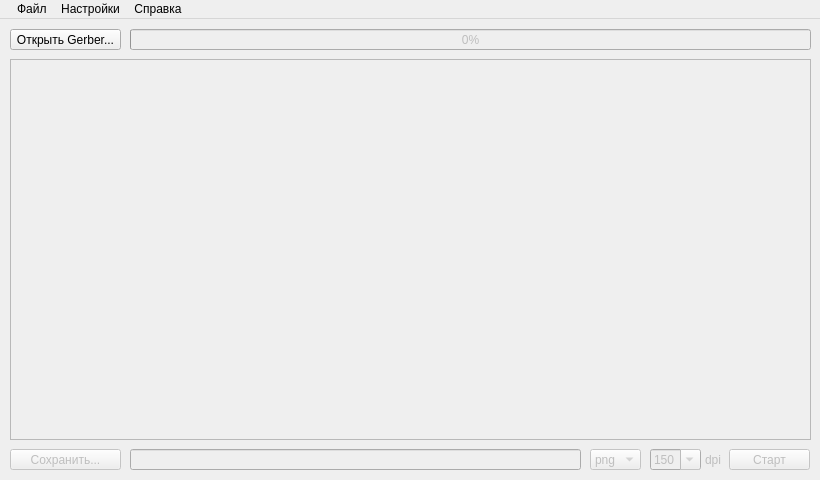
<?xml version="1.0" encoding="UTF-8"?>
<ui version="4.0">
 <class>Main_window</class>
 <widget class="QMainWindow" name="Main_window">
  <property name="windowModality">
   <enum>Qt::NonModal</enum>
  </property>
  <property name="geometry">
   <rect>
    <x>0</x>
    <y>0</y>
    <width>820</width>
    <height>480</height>
   </rect>
  </property>
  <property name="sizePolicy">
   <sizepolicy hsizetype="Fixed" vsizetype="Fixed">
    <horstretch>0</horstretch>
    <verstretch>0</verstretch>
   </sizepolicy>
  </property>
  <property name="maximumSize">
   <size>
    <width>1000</width>
    <height>1000</height>
   </size>
  </property>
  <property name="acceptDrops">
   <bool>true</bool>
  </property>
  <property name="windowTitle">
   <string>Gerber-транслятор</string>
  </property>
  <property name="autoFillBackground">
   <bool>true</bool>
  </property>
  <property name="iconSize">
   <size>
    <width>32</width>
    <height>32</height>
   </size>
  </property>
  <property name="documentMode">
   <bool>false</bool>
  </property>
  <widget class="QWidget" name="centralWidget">
   <widget class="QListWidget" name="listWidget">
    <property name="enabled">
     <bool>false</bool>
    </property>
    <property name="geometry">
     <rect>
      <x>10</x>
      <y>40</y>
      <width>801</width>
      <height>381</height>
     </rect>
    </property>
    <property name="font">
     <font>
      <pointsize>9</pointsize>
     </font>
    </property>
    <property name="acceptDrops">
     <bool>false</bool>
    </property>
    <property name="toolTip">
     <string>&lt;html&gt;&lt;head/&gt;&lt;body&gt;&lt;p&gt;Список загруженных Gerber-файлов. После успешной трансляции имя файла становится зелёным, в противном случае - красным.&lt;/p&gt;&lt;/body&gt;&lt;/html&gt;</string>
    </property>
    <property name="dragDropMode">
     <enum>QAbstractItemView::DropOnly</enum>
    </property>
    <property name="defaultDropAction">
     <enum>Qt::MoveAction</enum>
    </property>
    <property name="selectionMode">
     <enum>QAbstractItemView::NoSelection</enum>
    </property>
   </widget>
   <widget class="QPushButton" name="save_button">
    <property name="enabled">
     <bool>false</bool>
    </property>
    <property name="geometry">
     <rect>
      <x>10</x>
      <y>430</y>
      <width>111</width>
      <height>21</height>
     </rect>
    </property>
    <property name="font">
     <font>
      <pointsize>9</pointsize>
     </font>
    </property>
    <property name="toolTip">
     <string>&lt;html&gt;&lt;head/&gt;&lt;body&gt;&lt;p&gt;Выбрать&lt;span style=&quot; font-weight:600;&quot;&gt; путь для сохранения &lt;/span&gt;изображений&lt;/p&gt;&lt;p&gt;&lt;span style=&quot; font-weight:600;&quot;&gt;Ctrl+S&lt;/span&gt;&lt;/p&gt;&lt;/body&gt;&lt;/html&gt;</string>
    </property>
    <property name="text">
     <string>Сохранить...</string>
    </property>
    <property name="flat">
     <bool>false</bool>
    </property>
   </widget>
   <widget class="QLineEdit" name="lineEdit">
    <property name="enabled">
     <bool>false</bool>
    </property>
    <property name="geometry">
     <rect>
      <x>130</x>
      <y>430</y>
      <width>451</width>
      <height>21</height>
     </rect>
    </property>
    <property name="font">
     <font>
      <pointsize>9</pointsize>
     </font>
    </property>
    <property name="toolTip">
     <string>&lt;html&gt;&lt;head/&gt;&lt;body&gt;&lt;p&gt;Путь для сохранения изображений...&lt;/p&gt;&lt;/body&gt;&lt;/html&gt;</string>
    </property>
   </widget>
   <widget class="QPushButton" name="open_button">
    <property name="geometry">
     <rect>
      <x>10</x>
      <y>10</y>
      <width>111</width>
      <height>21</height>
     </rect>
    </property>
    <property name="font">
     <font>
      <pointsize>9</pointsize>
     </font>
    </property>
    <property name="toolTip">
     <string>&lt;html&gt;&lt;head/&gt;&lt;body&gt;&lt;p&gt;&lt;span style=&quot; font-weight:600;&quot;&gt;Открыть Gerber-файлы&lt;/span&gt; для последующей трансляции в изображение&lt;/p&gt;&lt;p&gt;&lt;span style=&quot; font-weight:600;&quot;&gt;Ctrl+O&lt;/span&gt;&lt;/p&gt;&lt;/body&gt;&lt;/html&gt;</string>
    </property>
    <property name="text">
     <string>Открыть Gerber...</string>
    </property>
   </widget>
   <widget class="QPushButton" name="start_button">
    <property name="enabled">
     <bool>false</bool>
    </property>
    <property name="geometry">
     <rect>
      <x>729</x>
      <y>430</y>
      <width>81</width>
      <height>21</height>
     </rect>
    </property>
    <property name="font">
     <font>
      <pointsize>9</pointsize>
     </font>
    </property>
    <property name="toolTip">
     <string>&lt;html&gt;&lt;head/&gt;&lt;body&gt;&lt;p&gt;&lt;span style=&quot; font-weight:600;&quot;&gt;Запуск трансляции &lt;/span&gt;Gerber-файлов&lt;/p&gt;&lt;p&gt;&lt;span style=&quot; font-weight:600;&quot;&gt;Ctrl+R&lt;/span&gt;&lt;/p&gt;&lt;/body&gt;&lt;/html&gt;</string>
    </property>
    <property name="autoFillBackground">
     <bool>true</bool>
    </property>
    <property name="text">
     <string>Старт</string>
    </property>
    <property name="shortcut">
     <string>Ctrl+R</string>
    </property>
    <property name="flat">
     <bool>false</bool>
    </property>
   </widget>
   <widget class="QComboBox" name="comboBox_dpi">
    <property name="enabled">
     <bool>false</bool>
    </property>
    <property name="geometry">
     <rect>
      <x>650</x>
      <y>430</y>
      <width>51</width>
      <height>21</height>
     </rect>
    </property>
    <property name="font">
     <font>
      <pointsize>9</pointsize>
     </font>
    </property>
    <property name="toolTip">
     <string>&lt;html&gt;&lt;head/&gt;&lt;body&gt;&lt;p&gt;&lt;span style=&quot; font-weight:600;&quot;&gt;Выбрать разрешение&lt;/span&gt; изображения&lt;span style=&quot; font-weight:600;&quot;&gt; в точках на дюйм&lt;/span&gt;&lt;/p&gt;&lt;/body&gt;&lt;/html&gt;</string>
    </property>
    <property name="editable">
     <bool>true</bool>
    </property>
    <item>
     <property name="text">
      <string>150</string>
     </property>
    </item>
    <item>
     <property name="text">
      <string>300</string>
     </property>
    </item>
    <item>
     <property name="text">
      <string>600</string>
     </property>
    </item>
    <item>
     <property name="text">
      <string>900</string>
     </property>
    </item>
    <item>
     <property name="text">
      <string>1200</string>
     </property>
    </item>
   </widget>
   <widget class="QLabel" name="label">
    <property name="enabled">
     <bool>false</bool>
    </property>
    <property name="geometry">
     <rect>
      <x>705</x>
      <y>430</y>
      <width>21</width>
      <height>21</height>
     </rect>
    </property>
    <property name="font">
     <font>
      <pointsize>9</pointsize>
     </font>
    </property>
    <property name="text">
     <string>dpi</string>
    </property>
   </widget>
   <widget class="QProgressBar" name="progressBar">
    <property name="enabled">
     <bool>false</bool>
    </property>
    <property name="geometry">
     <rect>
      <x>130</x>
      <y>10</y>
      <width>681</width>
      <height>21</height>
     </rect>
    </property>
    <property name="font">
     <font>
      <pointsize>9</pointsize>
     </font>
    </property>
    <property name="value">
     <number>0</number>
    </property>
    <property name="textVisible">
     <bool>true</bool>
    </property>
    <property name="orientation">
     <enum>Qt::Horizontal</enum>
    </property>
    <property name="invertedAppearance">
     <bool>false</bool>
    </property>
   </widget>
   <widget class="QComboBox" name="comboBox_format">
    <property name="enabled">
     <bool>false</bool>
    </property>
    <property name="geometry">
     <rect>
      <x>590</x>
      <y>430</y>
      <width>51</width>
      <height>21</height>
     </rect>
    </property>
    <property name="font">
     <font>
      <pointsize>9</pointsize>
     </font>
    </property>
    <property name="toolTip">
     <string>&lt;html&gt;&lt;head/&gt;&lt;body&gt;&lt;p&gt;Выбрать&lt;span style=&quot; font-weight:600;&quot;&gt; формат изображения&lt;/span&gt;&lt;/p&gt;&lt;/body&gt;&lt;/html&gt;</string>
    </property>
    <item>
     <property name="text">
      <string>png</string>
     </property>
    </item>
    <item>
     <property name="text">
      <string>bmp</string>
     </property>
    </item>
   </widget>
  </widget>
  <widget class="QMenuBar" name="menuBar">
   <property name="geometry">
    <rect>
     <x>0</x>
     <y>0</y>
     <width>820</width>
     <height>22</height>
    </rect>
   </property>
   <widget class="QMenu" name="menu_File">
    <property name="title">
     <string>  Файл</string>
    </property>
    <addaction name="actionOpen"/>
    <addaction name="actionSave"/>
    <addaction name="separator"/>
    <addaction name="separator"/>
    <addaction name="actionExit"/>
   </widget>
   <widget class="QMenu" name="menuHelp">
    <property name="title">
     <string>Справка</string>
    </property>
    <addaction name="separator"/>
    <addaction name="action_2"/>
   </widget>
   <widget class="QMenu" name="menu">
    <property name="title">
     <string>Настройки</string>
    </property>
    <addaction name="action_3"/>
    <addaction name="action_7"/>
    <addaction name="action_6"/>
    <addaction name="action_5"/>
   </widget>
   <addaction name="menu_File"/>
   <addaction name="menu"/>
   <addaction name="menuHelp"/>
  </widget>
  <action name="actionSave">
   <property name="enabled">
    <bool>false</bool>
   </property>
   <property name="text">
    <string>Сохранить...</string>
   </property>
   <property name="shortcut">
    <string>Ctrl+S</string>
   </property>
  </action>
  <action name="actionOpen">
   <property name="text">
    <string>Открыть Gerber...</string>
   </property>
   <property name="shortcut">
    <string>Ctrl+O</string>
   </property>
  </action>
  <action name="actionExit">
   <property name="text">
    <string>Выход</string>
   </property>
   <property name="shortcut">
    <string>Ctrl+Q</string>
   </property>
  </action>
  <action name="action">
   <property name="text">
    <string>Помощь</string>
   </property>
   <property name="shortcut">
    <string>F1</string>
   </property>
  </action>
  <action name="action_2">
   <property name="text">
    <string>О программе...</string>
   </property>
  </action>
  <action name="action_3">
   <property name="checkable">
    <bool>true</bool>
   </property>
   <property name="text">
    <string>Мгновенная трансляция при открытии Gerber</string>
   </property>
  </action>
  <action name="action_5">
   <property name="checkable">
    <bool>true</bool>
   </property>
   <property name="text">
    <string>Полупрозрачное изображение (только для png)</string>
   </property>
  </action>
  <action name="action_6">
   <property name="checkable">
    <bool>true</bool>
   </property>
   <property name="text">
    <string>Использовать размеры платы и смещение начала координат из gerber_translator.ini</string>
   </property>
  </action>
  <action name="action_7">
   <property name="checkable">
    <bool>true</bool>
   </property>
   <property name="checked">
    <bool>true</bool>
   </property>
   <property name="text">
    <string>Открывать расположение изображений после обработки</string>
   </property>
  </action>
  <action name="action_8">
   <property name="text">
    <string>Автоматическое определение файла, содержащего контур платы/панели</string>
   </property>
  </action>
 </widget>
 <layoutdefault spacing="6" margin="11"/>
 <resources/>
 <connections/>
</ui>
